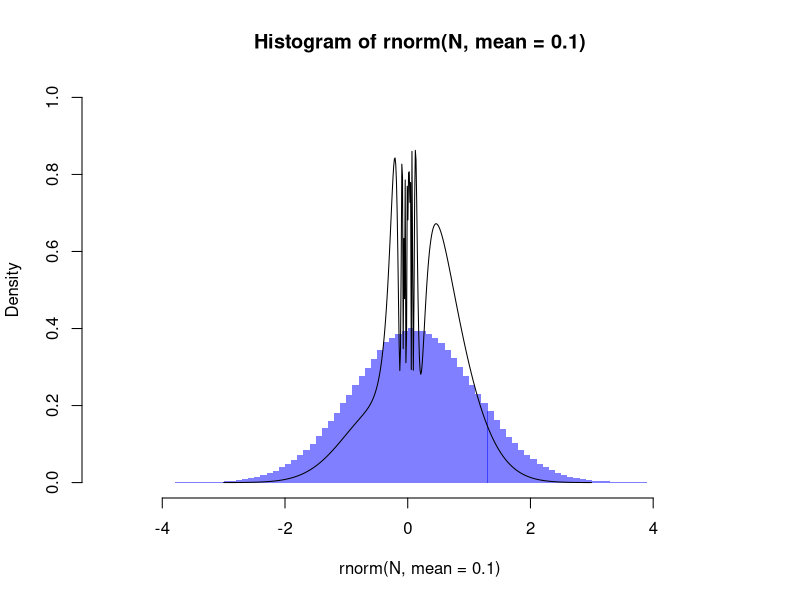
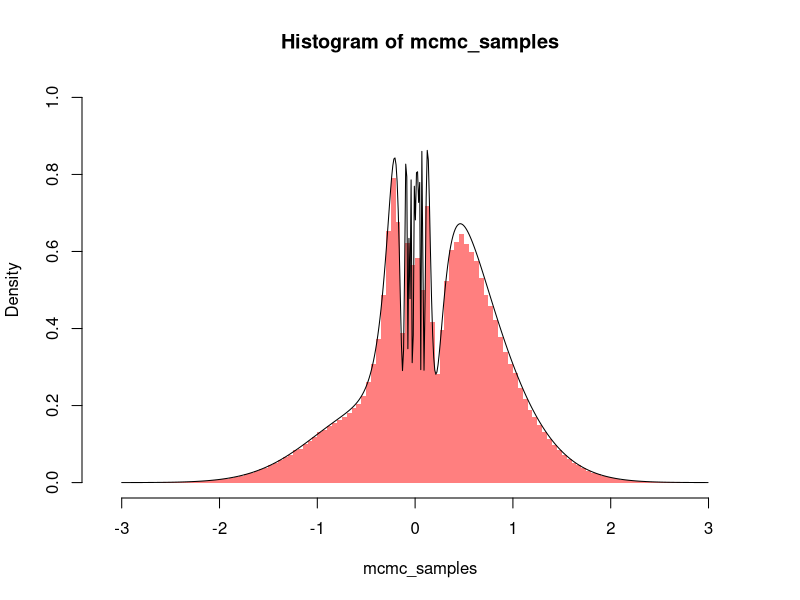

Reproduce these figures in R, in order.
## ---- chunk 1
rm(list=ls(all.names = TRUE))
set.seed(42)
## ---- chunk 2
f <- function(x) ifelse(x > 1, x ** 2, 0)
true <- integrate(function(x) dnorm(x) * f(x), -Inf, Inf)[1]$value

straightforwardI <- function(N) mean(f(rnorm(N)))

importanceI <- function(N) {
  # X ~ N(0, 1); Y ~ N(1, 1); g(X) = X ** 2 if X > 1, else 0
  Y <- rnorm(N, mean = 1)
  mean(f(Y) * dnorm(Y, mean = 0) / dnorm(Y, mean = 1))
}

N <- 10^4
straight_rep <- replicate(N / 10, straightforwardI(N))
importance_rep <- replicate(N / 10, importanceI(N))
true
mean(straight_rep)
mean(importance_rep)
## ---- chunk 3
approximation_error_list <- c(
  straight_forward = sd(straight_rep),
  importance = sd(importance_rep)
)
approximation_error_list
## ---- chunk 4
rmse <- function(x) sqrt(mean((x - true) ** 2))
rmse_list <- c(
  straight_forward = rmse(straight_rep),
  importance = rmse(importance_rep)
)

rmse_list
## ---- chunk 5
antitheticI <- function(N) {
  U <- runif(N / 2)
  Z <- c(X = qnorm(U), X_tilde = qnorm(1 - U))
  mean(f(Z))  # lol R
}

antithetic_rep <- replicate(N / 10, antitheticI(N))
mean(antithetic_rep)
## ---- chunk 6
approximation_error_list <- c(
  approximation_error_list,
  antithetic = sd(antithetic_rep)
)
approximation_error_list
## ---- chunk 7
rmse_list <- c(rmse_list, antithetic = rmse(antithetic_rep))
rmse_list
## ---- chunk 8
antiImportant <- function(N) {
  # In antithetic's notation, X is now N(1, 1). Importance's Y is replaced by Z. 
  U <- runif(N / 2)
  Z <- c(X = qnorm(U, mean = 1), X_tilde = qnorm(1 - U, mean = 1))
  mean(f(Z) * dnorm(Z, mean = 0) / dnorm(Z, mean = 1))
}

antiImportant_rep <- replicate(N / 10, antiImportant(N))
mean(antiImportant_rep)
## ---- chunk 9
approximation_error_list <- c(
  approximation_error_list,
  anti_important_mix = sd(antiImportant_rep)
)
approximation_error_list
## ---- chunk 10
rmse_list <- c(rmse_list, anti_important_mix = rmse(antiImportant_rep))
rmse_list
## ---- chunk 11
# Let's call f "psi" to not overwrite and follow the slides.
psi <- function(x) (2 + sin(1 / x)) * exp(-x ** 2)
N <- 10^6

# Try a proposal
hist(rnorm(N, mean = 0.1), prob = TRUE, breaks = 100,
     border = NA, col=rgb(0, 0, 1, .5), ylim = c(0, 1))
X <- seq(-3, 3, by = 0.011)  # avoids evaluating f at 0
lines(X, psi(X) / 3.4)
## ---- chunk 12
g <- function(Z, x) dnorm(Z, mean = x)
thresh <- function(Z, theta) 
  psi(Z) * g(Z, theta) / (psi(theta) * g(theta, Z))

x_list <- c(0.1, rep(NA, N - 1))
for (t in 1:(N - 1)) {
  Z <- rnorm(1, x_list[t], 1)
  U <- runif(1)
  x_list[t + 1] <- ifelse(U < thresh(Z, x_list[t]), Z, x_list[t])
}

mcmc_samples <- x_list[-c(1:1000)]
## ---- chunk 13
hist(mcmc_samples, prob = TRUE, breaks = 100,
     col = rgb(1, 0, 0, .5), border = NA, ylim = c(0, 1))
lines(X, psi(X) / 3.4)
